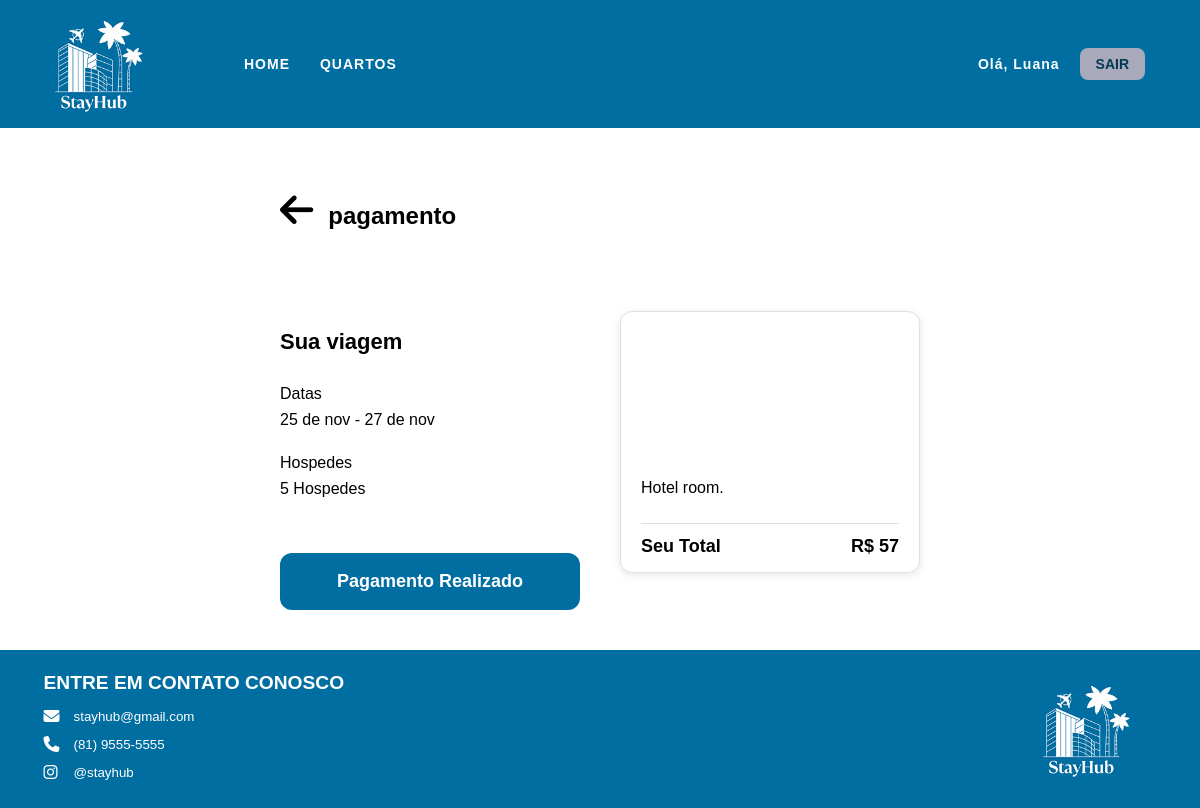
The app's page /pagamento/6/ (signed in) with its own data.
### core/models.py (models this page shows, shortened)
class Reserva(models.Model):
    usuario = models.ForeignKey(User, on_delete=models.CASCADE)
    quarto = models.ForeignKey(Quarto, on_delete=models.CASCADE)
    checkin = models.DateField()
    checkout = models.DateField()
    hospedes = models.IntegerField()
    valor_total = models.DecimalField(max_digits=10, decimal_places=2)
    pago = models.BooleanField(default=False)
    criado_em = models.DateTimeField(auto_now_add=True)
    class Meta:
        ordering = ['-criado_em']

class Quarto(models.Model):
    nome = models.CharField(max_length=255)
    preco = models.DecimalField(max_digits=10, decimal_places=2)
    imagem_url = models.URLField(max_length=500, blank=True, null=True)
    descricao = models.TextField(blank=True, null=True)
    criado_em = models.DateTimeField(auto_now_add=True)
    class Meta:
        ordering = ['-criado_em']

### core/views.py (the view)
# urls.py: path('pagamento/<int:reserva_id>/', views.pagamento, name='pagamento'),
@login_required
def pagamento(request, reserva_id):
    try:
        reserva = Reserva.objects.get(pk=reserva_id, usuario=request.user)
    except Reserva.DoesNotExist:
        messages.error(request, 'Reserva não encontrada.')
        return redirect('home')
    return render(request, 'core/pagamento.html', {'reserva': reserva})

### core/templates/core/pagamento.html (shortened to what this page needs)
{% load static %}
<!DOCTYPE html>
<html lang="pt-br">
  <head>
    <link rel="stylesheet" href="{% static 'core/style.css' %}" />
    <link rel="stylesheet" href="https://cdnjs.cloudflare.com/ajax/libs/font-awesome/6.5.0/css/all.min.css">
  </head>
  <body>
    <header>
      <img class="logo" src="{% static 'core/img/LOGO.png' %}" />
      <nav class="esquerda">
        <ul>
          <li><a href="{% url 'home' %}">HOME</a></li>
          <li><a href="{% url 'quartos' %}">QUARTOS</a></li>
        </ul>
      </nav>
      <nav class="direita">
        {% if user.is_authenticated %}
          <span class="usuario-logado" id="btnMudarNome" style="cursor: pointer;">Olá, {{ user.first_name|default:user.username }}</span>
          <a class="sair" href="#" id="btnLogout">SAIR</a>
        {% else %}
          <a class="login" href="#" id="btnLogin">LOGIN</a>
          <a class="criar" href="#" id="btnCadastro">CADASTRO</a>
        {% endif %}
      </nav>
    </header>
<main class="pagamentoContainer" data-reserva-id="{{ reserva.id }}">
  {% if reserva %}
    <div class="pagamentoCabecalho">
      <p class="detalheVoltar">
        <a class="detalheVoltar" href="{% url 'quartoDetalhe' reserva.quarto.id %}">
          <i class="fa-solid fa-arrow-left"></i>
        </a>
      </p>
      <h1 class="pagamentoTitulo">pagamento</h1>
    </div>
    <div class="pagamentoConteudo">
      <div class="pagamentoEsquerda">
        <h2 class="pagamentoSubtitulo">Sua viagem</h2>
        <div class="pagamentoLabelInfo">Datas</div>
        <div class="pagamentoInfoValor">
          {% with checkin=reserva.checkin checkout=reserva.checkout %}
            {{ checkin|date:"d" }} de {{ checkin|date:"M"|lower|slice:":3" }} - {{ checkout|date:"d" }} de {{ checkout|date:"M"|lower|slice:":3" }}
          {% endwith %}
        </div>
        <div class="pagamentoLabelInfo">Hospedes</div>
        <div class="pagamentoInfoValor">
          {{ reserva.hospedes }} {% if reserva.hospedes == 1 %}Hospede{% else %}Hospedes{% endif %}
        </div>
        <button type="button" id="botaoPagamentoRealizado" class="pagamentoBotao">
          Pagamento Realizado
        </button>
      </div>
      <div class="pagamentoDireita">
        <div class="pagamentoCard">
          <div class="pagamentoImagemQuarto" style="background-image: url('{{ reserva.quarto.imagem_url }}');"></div>
          <div class="pagamentoCardInfo">
            <p class="pagamentoCardDescricao">
              {% if reserva.quarto.descricao %}
                {{ reserva.quarto.descricao }}
              {% else %}
                {{ reserva.quarto.nome }}
              {% endif %}
            </p>
            <div class="pagamentoDivisor"></div>
            <div class="pagamentoTotalContainer">
              <span class="pagamentoTotalLabel">Seu Total</span>
              <span class="pagamentoTotalValor">R$ {{ reserva.valor_total|floatformat:0 }}</span>
            </div>
          </div>
        </div>
      </div>
    </div>
  {% else %}
    <div class="pagamentoErroContainer">
      <p class="pagamentoErroMensagem">Erro: Reserva não encontrada</p>
      <a href="{% url 'home' %}" class="pagamentoErroLink">Voltar para Home</a>
    </div>
  {% endif %}
</main>
    <footer>
      <div id="footerDireito" class="osDoisLadosFooter"><img class="logofooter" src="{% static 'core/img/LOGO.png' %}" />
    </div>
    <div id="footerIzquerda" class="osDoisLadosFooter">
      <h3 id="titulocontato" class="coisascontatos">ENTRE EM CONTATO CONOSCO</h3>
      <div class="contatoItem">
        <i class="fa-solid fa-envelope"></i>
        <p id="emailcontato" class="coisascontatos">stayhub@gmail.com</p>
      </div>
      <div class="contatoItem">
        <i class="fa-solid fa-phone"></i>
        <p id="numerocontato" class="coisascontatos">(81) 9555-5555</p>
      </div>
      <div class="contatoItem">
        <i class="fa-brands fa-instagram"></i>
        <p id="igcontato" class="coisascontatos">@stayhub</p>
      </div>
  </div>
    </footer>
  </body>
</html>

### core/static/core/style.css (style rules this page uses)
* { box-sizing: border-box; }
body { margin: 0; background-color: #ffffff; font-family: Arial; display: flex; flex-direction: column; min-height: 100vh; padding-top: 120px; }
main { flex: 1; }
header { display: flex; align-items: center; background-color: #006EA1; padding: 14px 20px; position: fixed; top: 0; width: 100%; z-index: 1000; }
.logo { margin-left: 30px; height: 100px; }
nav.esquerda ul { list-style: none; display: flex; gap: 30px; margin: 0; padding: 0; align-items: center; margin-left: 100px; }
nav.esquerda a { color: #ffffff; text-decoration: none; font-weight: 800; font-size: 14px; letter-spacing: 1px; }
nav.direita { display: flex; gap: 20px; align-items: center; margin-left: auto; margin-right: 35px; }
.usuario-logado { color: #ffffff; text-decoration: none; font-weight: 800; font-size: 14px; letter-spacing: 1px; }
.login, .criar, .sair { text-decoration: none; padding: 8px 16px; border-radius: 8px; font-weight: 800; font-size: 14px; color: #043b51; background: #A8AABC; }
nav.esquerda a, .usuario-logado, .login, .criar, .sair { transition: color 150ms ease, background-color 150ms ease, box-shadow 150ms ease; cursor: pointer; }
footer { background-color: #006EA1; margin-top: auto; padding: 10px 8px; display: flex; justify-content: space-between; align-items: center; }
.osDoisLadosFooter { margin-top: 1%; margin-bottom: 1%; margin-right: 3%; margin-left: 3%; }
#footerDireito { display: flex; align-items: center; order: 2; }
#footerIzquerda { display: flex; flex-direction: column; order: 1; }
.logofooter { height: 100px; display: flex; align-items: center; margin-right: 25px; }
.coisascontatos { color: #ffffff; text-align: left; }
#titulocontato { margin-top: 0; margin-bottom: 8px; font-size: larger; }
#emailcontato, #numerocontato, #igcontato { margin: 0; font-size: smaller; }
.contatoItem { display: flex; align-items: center; gap: 10px; margin: 6px 0; }
.contatoItem i { color: #ffffff; font-size: 16px; min-width: 20px; }
.detalheVoltar { margin-top:30px; text-decoration:none; color: #000; font-size:38px; }
.pagamentoContainer { padding: 40px 20px; max-width: 1200px; margin: 0 auto; flex: 1; display: block; background-color: transparent; }
.pagamentoCabecalho { display: flex; align-items: center; margin-bottom: 40px; gap: 15px; }
.pagamentoTitulo { margin: 0; font-size: 24px; font-weight: bold; text-transform: lowercase; color: #000; }
.pagamentoConteudo { display: flex; gap: 40px; flex-wrap: wrap; align-items: flex-start; align-content: flex-start; }
.pagamentoEsquerda { flex: 1; min-width: 300px; max-width: 500px; }
.pagamentoSubtitulo { font-size: 22px; font-weight: bold; margin-bottom: 30px; color: #000; }
.pagamentoLabelInfo { font-size: 16px; color: #000; margin-top: 25px; margin-bottom: 8px; display: block; text-transform: capitalize; }
.pagamentoLabelInfo:first-of-type { margin-top: 0; }
.pagamentoInfoValor { font-size: 16px; color: #000; font-weight: normal; margin-bottom: 25px; }
.pagamentoBotao { width: 100%; padding: 18px 30px; margin-top: 30px; background: #006EA1; color: white; border: none; border-radius: 12px; font-size: 18px; font-weight: bold; cursor: pointer; transition: background 0.3s ease; }
.pagamentoDireita { flex: 1; min-width: 300px; max-width: 400px; display: flex; align-items: flex-start; }
.pagamentoCard { border: 1px solid #e0e0e0; border-radius: 12px; overflow: hidden; background: white; box-shadow: 0 2px 8px rgba(0, 0, 0, 0.1); width: 100%; display: flex; flex-direction: column; }
.pagamentoImagemQuarto { width: 100%; height: 150px; background-size: cover; background-position: center; border-radius: 12px 12px 0 0; margin: 0; flex-shrink: 0; }
.pagamentoCardInfo { padding: 15px 20px; flex: 1; display: flex; flex-direction: column; }
.pagamentoCardDescricao { font-size: 16px; color: #000; margin: 0 0 12px 0; line-height: 1.4; flex-shrink: 0; }
.pagamentoDivisor { height: 1px; background: #e0e0e0; margin: 12px 0; flex-shrink: 0; }
.pagamentoTotalContainer { display: flex; justify-content: space-between; align-items: center; margin: 0; padding: 0; border: none; flex-shrink: 0; }
.pagamentoTotalLabel { font-size: 18px; font-weight: bold; color: #000; margin: 0; }
.pagamentoTotalValor { font-size: 18px; font-weight: bold; color: #000; margin: 0; }

### records on screen
Reserva: checkin "25", checkin "nov", checkout "27", checkout "nov", hospedes "5", quarto.descricao "Hotel room.", valor_total "57"

### other values on screen
{{ user.first_name|default:user.username }} "Luana"
